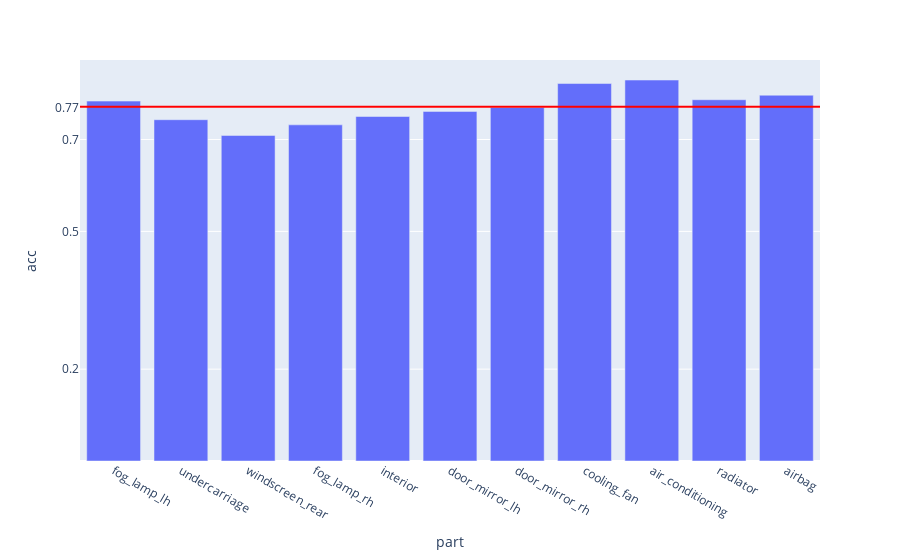

Notebook cell for this chart:
### Code cell
fig = px.bar(evalMetrics, x = 'part', y = 'acc')

fig.add_hline(y=avgAcc, line_width=2, line_color="red")

fig.update_layout(
    yaxis = dict(
        tickmode = 'array',
        tickvals = [np.format_float_positional(avgAcc, 2), 0.2, 0.5, 0.7],
    )
)

### Figure 1 — Plotly figure (JSON) as saved in the notebook; plotly's stock layout.template omitted (floating-point values rounded to 4 significant figures)
{"data": [{"alignmentgroup": "True", "hovertemplate": "part=%{x}<br>acc=%{y}<extra></extra>", "legendgroup": "", "marker": {"color": "#636efa", "pattern": {"shape": ""}}, "name": "", "offsetgroup": "", "orientation": "v", "showlegend": false, "textposition": "auto", "type": "bar", "x": ["fog_lamp_lh", "undercarriage", "windscreen_rear", "fog_lamp_rh", "interior", "door_mirror_lh", "door_mirror_rh", "cooling_fan", "air_conditioning", "radiator", "airbag"], "xaxis": "x", "y": [0.7837, 0.7432, 0.7089, 0.732, 0.7501, 0.7612, 0.7696, 0.8219, 0.8295, 0.7866, 0.7965], "yaxis": "y"}], "layout": {"barmode": "relative", "legend": {"tracegroupgap": 0}, "margin": {"t": 60}, "shapes": [{"line": {"color": "red", "width": 2}, "type": "line", "x0": 0, "x1": 1, "xref": "x domain", "y0": 0.7712, "y1": 0.7712, "yref": "y"}], "xaxis": {"anchor": "y", "domain": [0, 1], "title": {"text": "part"}}, "yaxis": {"anchor": "x", "domain": [0, 1], "tickmode": "array", "tickvals": ["0.77", 0.2, 0.5, 0.7], "title": {"text": "acc"}}}}
